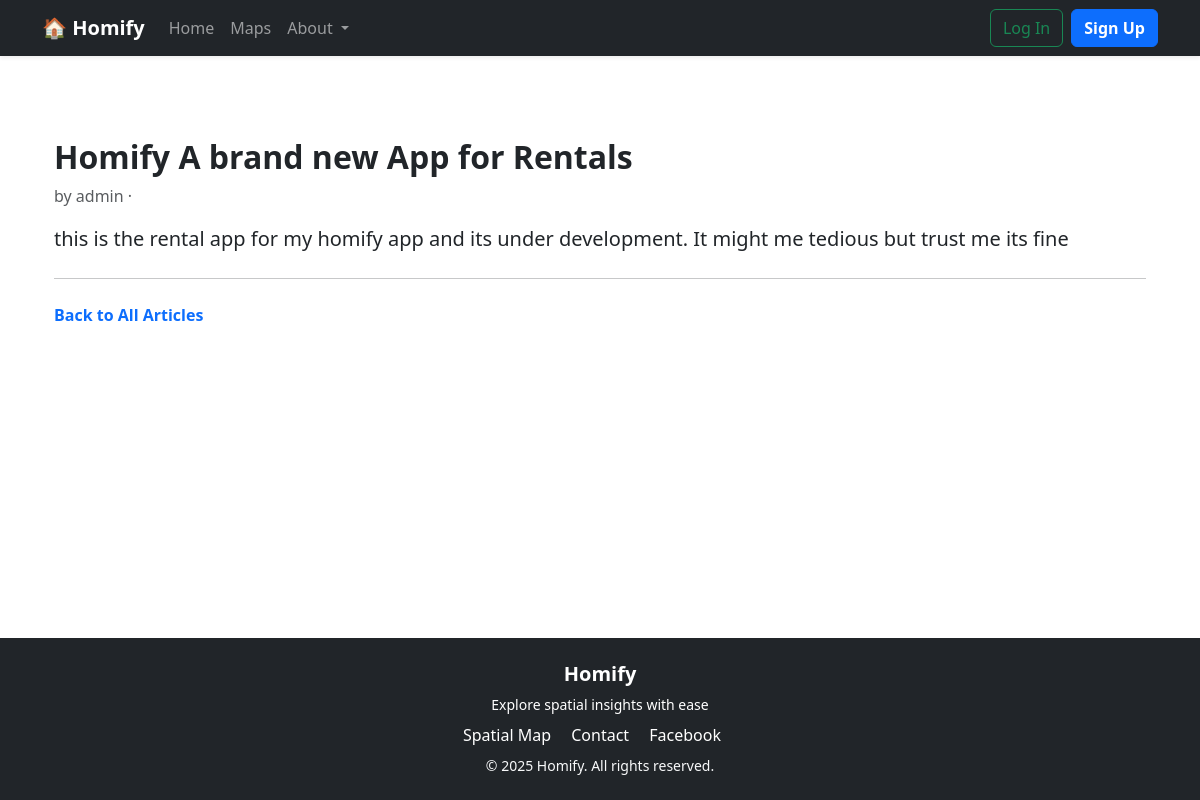
The app's page /post/1/ with its own data.
### homify/models.py (models this page shows, shortened)
class Post(models.Model):
    title = models.CharField(max_length=200)
    author = models.ForeignKey(
        'auth.User',
        on_delete=models.CASCADE
    )
    body = models.TextField()

### homify/views.py (the view)
# urls.py: path('post/<int:pk>/', PostDetailView.as_view(), name='post_detail' )
class PostDetailView(DetailView):
    model = Post
    context_object_name = 'posts'
    template_name = 'post/post_detail.html'

### templates/post/post_detail.html
{% extends 'base.html' %}
{% block content %}
<div class="container my-5">
    <article>
        <h2 class="fw-bold">{{ object.title }}</h2>
        <p class="text-muted mb-3">by {{ object.author }} · <small>{{ object.date }}</small></p>
        <p class="fs-5">{{ object.body }}</p>
    </article>
    <hr class="my-4">
    <p>
        <a href="{% url 'post_list' %}" class="text-decoration-none fw-semibold"> Back to All Articles</a>
    </p>
</div>
{% endblock content %}

### records on screen
Post: title "Homify A brand new App for Rentals", author "admin", body "this is the rental app for my homify app and its under development. It might me tedious but trust me its fine"
